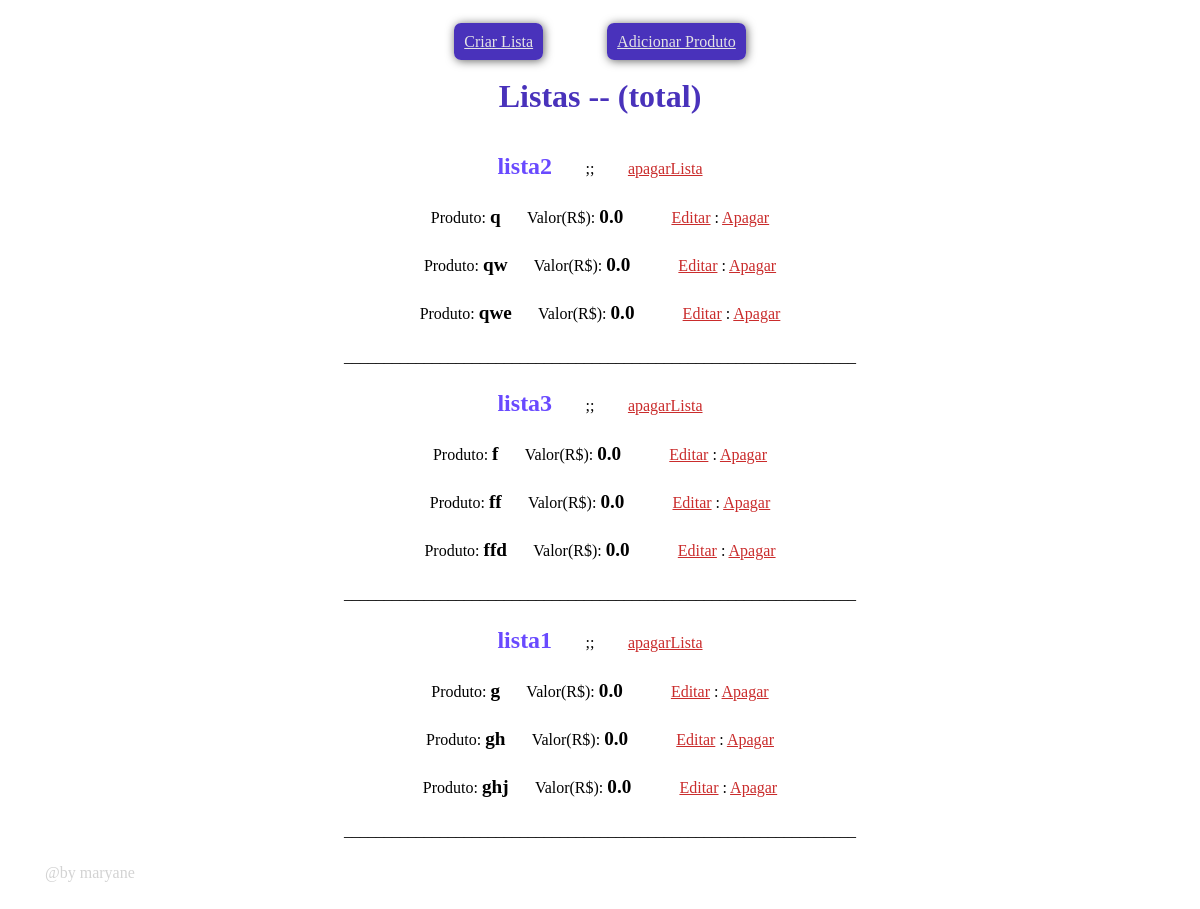
Before: /verlistas (signed in) with the older database file.
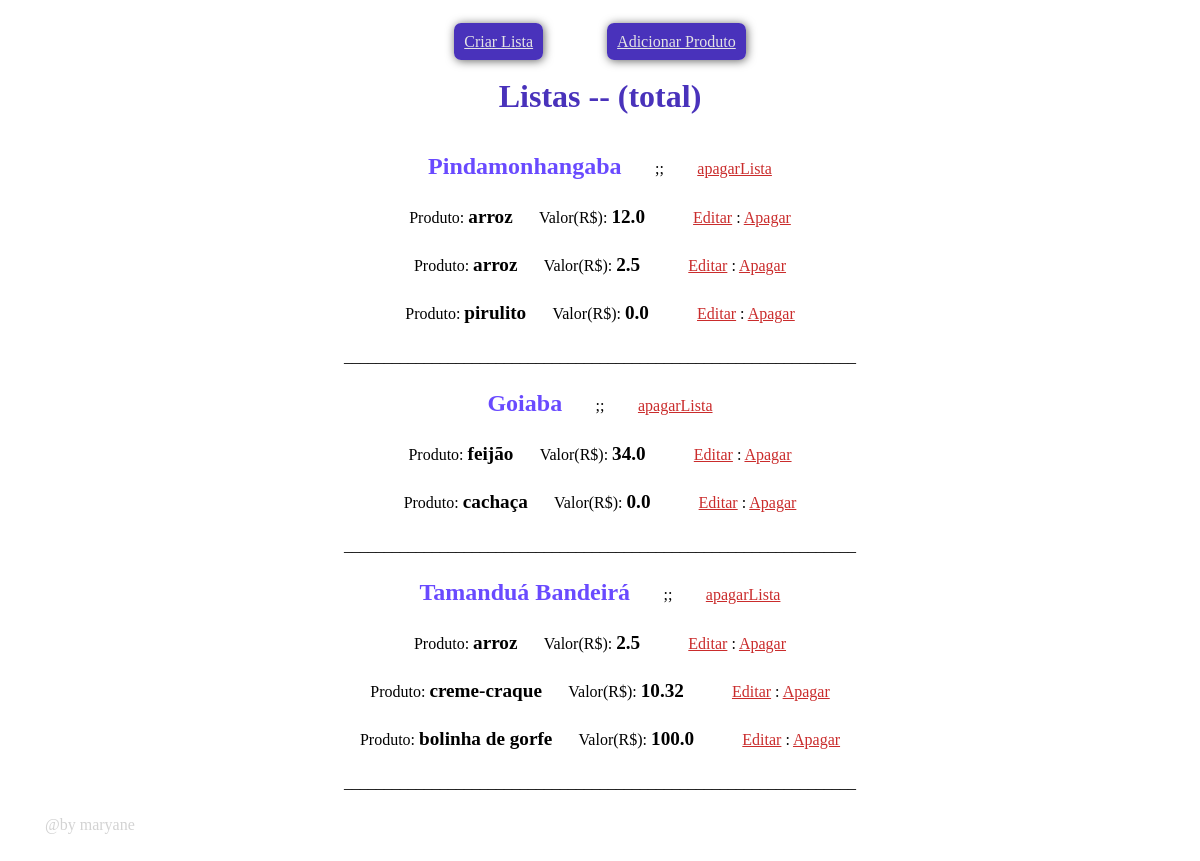
After: the same page with the newer database file.
### myapp/models.py (models this page shows, shortened)
class Lista(models.Model):
    id = models.IntegerField(primary_key=True)
    name_lista = models.CharField(max_length=100)

class Produtos(models.Model):
    id = models.IntegerField(primary_key=True)
    name_produto = models.CharField(default= None, max_length=100)
    valor_produto = models.FloatField(default= 0)
    categoria = models.ForeignKey(Lista, on_delete=models.CASCADE, default=None)
    '''def total(self):
        result = 0
        for x in Produtos:
            result += (Produtos.valor_produto[x])
        return result #retorna o resultado no fim, como tinhas retorna em cada iteração o 'x'''

### myapp/views.py (the view)
# urls.py: path('verlistas', views.verlistas, name='verlistas'),
def verlistas(request):
    if request.user.is_authenticated:
        return render(request, 'verlistas.html', {
            "listas": Lista.objects.all(), "produtos": Produtos.objects.all
        })
    naologado()

### myapp/templates/verlistas.html (shortened to what this page needs)
<!DOCTYPE html>
<html lang="pt-br">
<head>
</head>
<body>
    <div class="bloco">
        <div id="links">
            <a href="{% url 'myapp:novalista' %}">Criar Lista</a>
            <a href="{% url 'myapp:novoproduto' %}">Adicionar Produto</a>
        </div>
        <h2 style="color: #4932bb; font-size: 2em;">Listas -- (total) {{produto.total}}</h2>
        {% for lista in listas %}
            <p><strong>{{ lista.name_lista }}</strong> ㅤㅤ;;ㅤㅤ <a href="{% url 'myapp:deleteLista' lista.id %}">apagarLista</a></p>
            {%for produto in produtos%}
                {% if produto.categoria == lista%}
                    <p>
                        Produto:  <strong id="normal">{{produto.name_produto}}</strong> ㅤ  Valor(R$): <strong id="normal">{{produto.valor_produto}}</strong>
                        ㅤㅤ
                    <a href="{% url 'myapp:editar' produto.id %}">Editar</a> : <a href="{% url 'myapp:deleteProduto' produto.id %}">Apagar</a></p>
                {%endif%}
            {% endfor %}
            <p>________________________________________________________________</p>
        {% endfor %}
    </div>
    <p style="color:lightgray">@by maryane</p>
</body>
</html>

### myapp/templates/verlistas.html (style rules this page uses)
body { padding: 25px; }
.bloco { display: flex; align-items: center; justify-content: center; flex-direction: column; }
.bloco > #links > a { border-radius: 7px; box-shadow: 1px 1px 10px rgba(0, 0, 0, 0.61); background-color: #4932bb; color: rgb(228, 228, 228); padding: 10px; margin: 30px; transition: 0.5s; }
p { margin: 12px; }
p > strong { font-size: 1.5em; color: #694aff; }
p > a { color: #ca2c2c; }
#normal { font-size: 1.2em; color: #000; }

Changed rows visible on the page:
removed Produtos: name_produto "ghj", valor_produto "0.0", shown under Lista "lista1"
changed Lista: name_lista "lista2" → "Pindamonhangaba"; gains Produtos (name_produto "pirulito", valor_produto "0.0"); loses Produtos (name_produto "qwe", valor_produto "0.0")
changed Produtos (number 1 of 8 on the later page): name_produto "q" → "arroz"; valor_produto "0.0" → "12.0"
changed Produtos (number 2 of 8 on the later page): name_produto "qw" → "arroz"; valor_produto "0.0" → "2.5"
changed Lista: name_lista "lista3" → "Goiaba"; gains Produtos (name_produto "cachaça", valor_produto "0.0"); loses Produtos (name_produto "ff", valor_produto "0.0"); loses Produtos (name_produto "ffd", valor_produto "0.0")
changed Produtos: name_produto "f" → "feijão"; valor_produto "0.0" → "34.0"
changed Lista: name_lista "lista1" → "Tamanduá Bandeirá"; gains Produtos (name_produto "arroz", valor_produto "2.5"); gains Produtos (name_produto "creme-craque", valor_produto "10.32"); gains Produtos (name_produto "bolinha de gorfe", valor_produto "100.0"); loses Produtos (name_produto "g", valor_produto "0.0"); loses Produtos (name_produto "gh", valor_produto "0.0")
